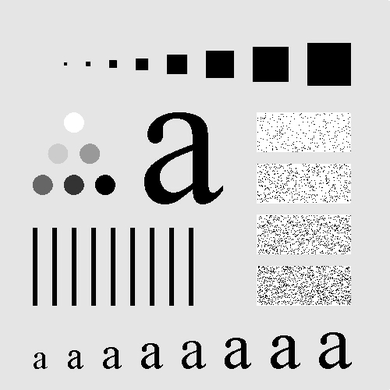
%> input picture Task 2/Joker.bmp, 390 x 390 px, shrunk from 500 x 500 before the run
$ octave Script.m   (GNU Octave 9; MATLAB toolbox functions it lacks are replaced by stand-ins)
%> lines starting %> are read from the running program, lines starting %| are printed output that depends on the picture
### Task 2/Gauss2.m
function M = Gauss2(Sig)
%UNTITLED2 Summary of this function goes here
%   Detailed explanation goes here

Size = uint8(3.7 * Sig - 0.5);
Size = double(Size);

K = Size;
ii = 1;
jj = 1 ;

  for i = (-K):K
      for j = (-K):K
        M(ii,jj) =  (1/(2* pi * Sig*Sig))* exp(-( i*i + j*j )/(2 * Sig*Sig) );
        jj = jj + 1;
      end
      ii= ii + 1;
      jj=1;
  end
  M = M / sum(sum(M));

end

### Task 2/LinearFilter.m
## Copyright (C) 2019 arsan
##
## This program is free software: you can redistribute it and/or modify it
## under the terms of the GNU General Public License as published by
## the Free Software Foundation, either version 3 of the License, or
## (at your option) any later version.
##
## This program is distributed in the hope that it will be useful, but
## WITHOUT ANY WARRANTY; without even the implied warranty of
## MERCHANTABILITY or FITNESS FOR A PARTICULAR PURPOSE.  See the
## GNU General Public License for more details.
##
## You should have received a copy of the GNU General Public License
## along with this program.  If not, see
## <https://www.gnu.org/licenses/>.

## -*- texinfo -*-
## @deftypefn {} {@var{retval} =} LinearFilter (@var{input1}, @var{input2})
##
## @seealso{}
## @end deftypefn

## Author: arsan <arsan@DESKTOP-7SKESTV>
## Created: 2019-10-15

function Out = LinearFilter (I, Filter, Postproc)
    [maskL maskW] = size(Filter);
    [imgL imgW imgC] = size(I);
    n = floor(maskL/2);
    m = floor(maskW/2);
    Padded = zeros(imgL+maskL-1, imgW+maskW-1, imgC);
  for c=1:imgC
    Padded(n+1:n+imgL,m+1:m+imgW,c) = I(:,:,c);
    Padded = double(Padded);

    for i = n+1:n+imgL
      for j = m+1:m+imgW
        Out(i-n,j-m,c) = sum(sum(Padded(i-n:i+n,j-m:j+m,c).*Filter ));
      end
    end
  end
  if strcmp(Postproc,'cutoff')
    Out = uint8(Out);
  elseif strcmp(Postproc,'absolute')
    Out = abs(Out);
  end
end

### Task 2/EdgeMagnit.m
function G = EdgeMagnit(I)
%UNTITLED2 Summary of this function goes here
%   Detailed explanation goes here


MV = Sobel('V');
MV = double(MV);
R_MV = LinearFilter(I, MV, 'absolute');

MH = Sobel('H');
MH = double(MH);
R_MH = LinearFilter(I, MH, 'absolute');

G = R_MV + R_MH;
G = uint8(G);
end

### Task 2/LaplacianSharp.m
function M = LaplacianSharp()
%UNTITLED7 Summary of this function goes here
%   Detailed explanation goes here

M = [0 -1 0 ; -1 5 -1 ; 0 -1 0] ;

end

### Task 2/MeanMask.m
## Copyright (C) 2019 arsan
##
## This program is free software: you can redistribute it and/or modify it
## under the terms of the GNU General Public License as published by
## the Free Software Foundation, either version 3 of the License, or
## (at your option) any later version.
##
## This program is distributed in the hope that it will be useful, but
## WITHOUT ANY WARRANTY; without even the implied warranty of
## MERCHANTABILITY or FITNESS FOR A PARTICULAR PURPOSE.  See the
## GNU General Public License for more details.
##
## You should have received a copy of the GNU General Public License
## along with this program.  If not, see
## <https://www.gnu.org/licenses/>.

## -*- texinfo -*-
## @deftypefn {} {@var{retval} =} meanMask (@var{input1}, @var{input2})
##
## @seealso{}
## @end deftypefn

## Author: arsan <arsan@DESKTOP-7SKESTV>
## Created: 2019-10-15

function M = MeanMask (Rows, Columns)
  M = ones(Rows, Columns);
  M = double(M);
  M = M / (Rows * Columns);
end

### Task 2/Sobel.m
function M = Sobel(Mask)
%UNTITLED Summary of this function goes here
%   Detailed explanation goes here
        if Mask == 'H'
          M = [-1 -2 -1 ; 0 0 0 ; 1 2 1];
        elseif Mask == 'V'
          M = [-1 0 1 ; -2 0 2 ; -1 0 1];
        end

end

### Task 2/Script.m
Img = imread('Joker.bmp');
%> Img is the input picture: size 390x390 uint8; min 0, max 255, mean 207.2
Moon = imread('Moon.bmp');
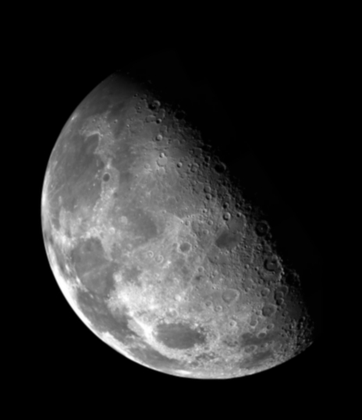
%> input picture Task 2/Moon.bmp, 362 x 420 px, shrunk from 464 x 538 before the run
%> Moon is the input picture: size 420x362 uint8; min 0, max 255, mean 42.6
Gaussian4 = uint8(LinearFilter(Img, Gauss2(4), 'none'));
figure('Name', 'Gaussian4'), imshow(Gaussian4);
Mean3x11 = uint8(LinearFilter(Img, MeanMask(3,11), 'none'));
figure('Name', 'Mean3x11'), imshow(Mean3x11);
Mean13x5 = uint8(LinearFilter(Img, MeanMask(13,5), 'none'));
figure('Name', 'Mean13x5'), imshow(Mean13x5);
Sharp = uint8(LinearFilter(Moon, LaplacianSharp(), 'cutoff'));
%> call 4 of LinearFilter, with Filter = [0 -1 0; -1 5 -1; 0 -1 0], Postproc = 'cutoff'
%> after the loop in LinearFilter (call 4), `for c=1:imgC`:
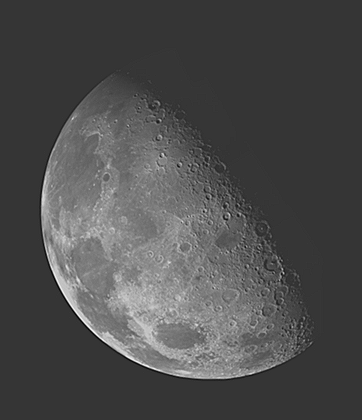
%> Out: size 420x362 double; min -97, max 365, mean 42.6; drawn with min black and max white
figure('Name', 'Sharp'), imshow(Sharp);
SobelHorizontal = uint8(LinearFilter(Img, Sobel('H'), 'absolute'));
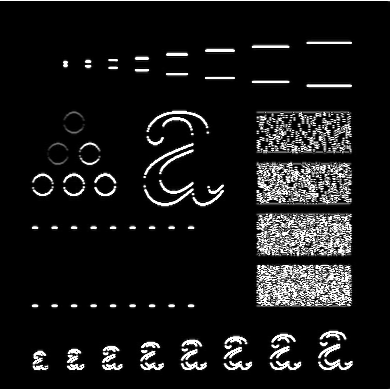
%> SobelHorizontal: size 390x390 uint8; min 0, max 255, mean 24
figure('Name', 'SobelHorizontal'), imshow(SobelHorizontal);
SobelVertical = uint8(LinearFilter(Img, Sobel('V'), 'absolute'));
%> call 6 of LinearFilter, with Filter = [-1 0 1; -2 0 2; -1 0 1], Postproc = 'absolute'
%> after the loop in LinearFilter (call 6), `for c=1:imgC`:
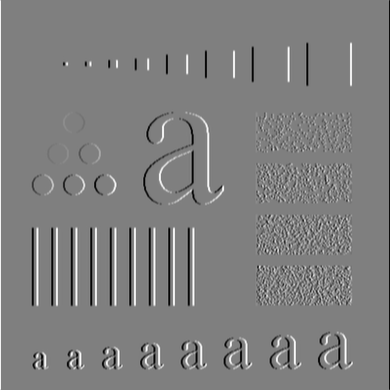
%> Out: size 390x390 double; min -1008, max 1008, mean 0; drawn with min black and max white
%> in LinearFilter (call 6), `Out = abs(Out);`:
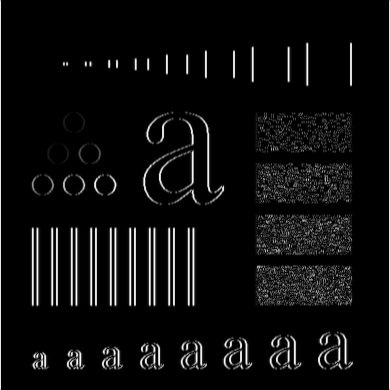
%> Out: size 390x390 double; min 0, max 1008, mean 56.5; drawn with min black and max white
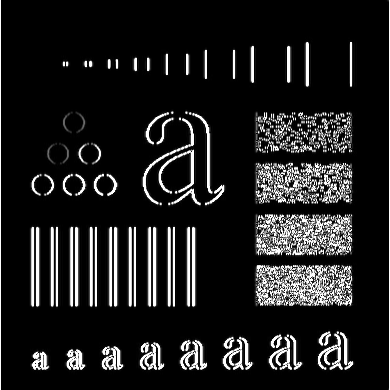
%> SobelVertical: size 390x390 uint8; min 0, max 255, mean 31.2
figure('Name', 'SobelVertical'), imshow(SobelVertical);
SobelMagnitude = EdgeMagnit(Img);
%> in EdgeMagnit, `G = uint8(G);`:
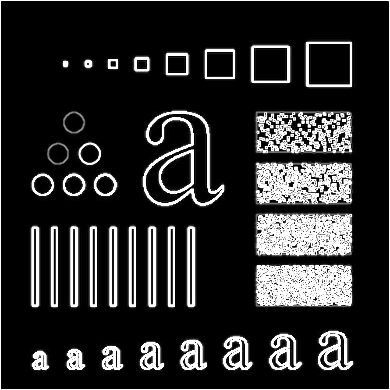
%> G: size 390x390 uint8; min 0, max 255, mean 44
figure('Name', 'SobelMagnitude'), imshow(SobelMagnitude);
